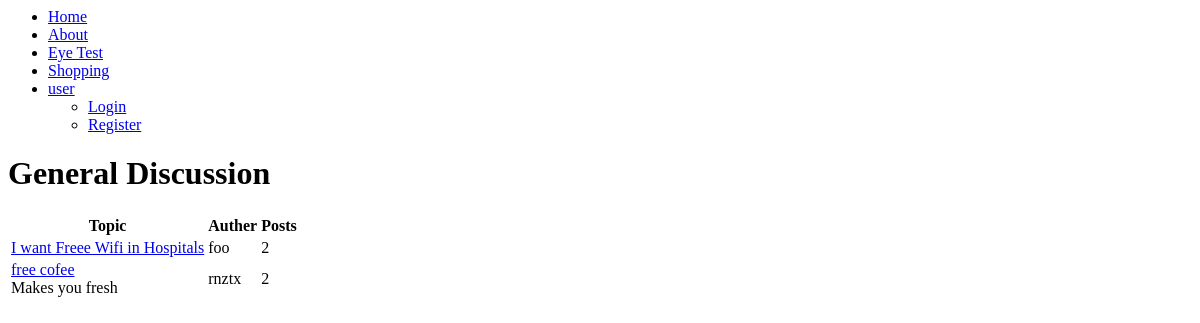
Page /topicList.php?cat_id=2&cat_name=General Discussion on the committed database.
### tables this page shows
CREATE TABLE IF NOT EXISTS `topics` (
`topic_id` int(8) NOT NULL,
  `topic_title` varchar(255) NOT NULL,
  `topic_description` varchar(255) NOT NULL,
  `category_id` int(8) NOT NULL,
  `topic_auther` varchar(30) NOT NULL
);

### include/core.php (the view, shortened to what this page needs)
<?php
    function dbConnect(){
        $host = "localhost";
        $username = "root";
        $password = "precious";
        $database = "forum";
        $conn = new mysqli($host, $username, $password, $database);
        if($conn->connect_error){
            die("</br> Connection Failed ".$conn->connect_error);
        }
        else{
            return $conn;
        }
    }
    function fetchList($myList,$listId,$headName){
        $sql_query = "";
        $conn = dbConnect();
        if($myList=="category" && $listId=="all"){
            $sql_query = "SELECT * FROM categories";
            $resultSet = $conn->query($sql_query);
            $cat_id = "";
            $count = "";
            $cat_name = "";
            $cat_description = "";
            if($resultSet->num_rows > 0){
                while($row = $resultSet->fetch_assoc()){
                    $cat_id = $row['cat_id'];
                    $cat_name = $row['cat_name'];
                    $cat_description = $row['cat_description'];
                    $count = getCount("topics",$cat_id);
                    echo "<tr>
                    <td><a href=\"topicList.php?cat_id=".$cat_id."&cat_name=".$cat_name."\">".$cat_name."</br>
                    <span class=\"desc\">".$cat_description."</span></td>
                    <td>".$count."</td>
                    <td class=\"icons\" >
                    <form method=\"post\" action=\"update.php\">
                            <input type=\"hidden\" name=\"id\" value=\"".$cat_id."\">
                            <input type=\"hidden\" name=\"name\" value=\"".$cat_name."\">
                            <input type=\"hidden\" name=\"description\" value=\"".$cat_description."\">
                            <input type=\"hidden\" name=\"type\" value=\"categories\">
                           <button type=\"submit\" class=\"fa fa-pencil fa-1g icons\" ></button>
                    </form>
                    </td>
                    </tr>";
                }
                $conn->close();
                return;
            }
        }
        elseif($myList=="topics"){
            $tableHeader = "<table class=\"tab\">
                           <tr><th class=\"one\">Topic</th><th class=\"two\">Auther</th><th class=\"three\">Posts</th></tr>";
            if($listId == "all"){
                $sql_query = "SELECT * FROM topics";
            }
            else{
                $sql_query = "SELECT * FROM `topics` WHERE category_id = '$listId'";
            }
            $resultSet = $conn->query($sql_query);
            echo $headName;
            echo $tableHeader;
            if($resultSet->num_rows > 0){
                    while($row = $resultSet->fetch_assoc()){
                        $topic_title =  $row['topic_title'];
                        $topic_description = $row['topic_description'];
                        $topic_auther =$row['topic_auther'];
                        $topic_id = $row['topic_id'];
                        $count = getCount("posts",$topic_id);
                        $topic_post_link = "<a href=\"posts.php?topic_id=".$topic_id."&topic_title=".$topic_title."\"><span>".$topic_title."</span></a>";
                        echo "<tr>
                        <td>".$topic_post_link."</br>
                        <span class=\"desc\">".$topic_description."</span></td>
                        <td>".$topic_auther."</td>
                        <td>".$count."</td>";
                        echo "</tr>";
                    }
            }
            return;
        }
    }
    function getCount($content, $parent_id){
        $sql_query = "";
        $count = 1;
        switch($content){
            case "posts":
                $table_name = "posts";
                $sql_query = "select count(*) as total from $table_name where topic_id = $parent_id";
            break;
        }
        $conn = dbConnect();
        $resultSet = $conn->query($sql_query);
        if($resultSet->num_rows > 0){
            while($row = $resultSet->fetch_assoc()){
                $count = $row['total'];
            }
            return $count;
        }
    }
?>

### rows in the picture
topics: topic_title "I want Freee Wifi in Hospitals", topic_auther "foo", count "2"
topics: topic_title "free cofee", topic_description "Makes you fresh", topic_auther "rnztx", count "2"

### other values in the picture
$catName "General Discussion"
